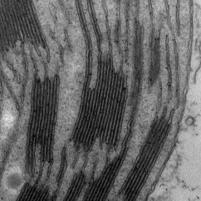
#> input picture datasets/chloroplast/test/attention/27_hs8-1-_png.rf.de17b41c134d58cc21e6eaf42ec10b51.jpg1angle=0.jpg, 201 x 201 px
$ python draw_middle.py ../datasets/chloroplast/test/attention ../datasets/chloroplast/test/attention/27_hs8-1-_png.rf.de17b41c134d58cc21e6eaf42ec10b51.jpg1angle=0.jpg
#> lines starting #> are read from the running program, lines starting #| are printed output that depends on the picture; after the words box and inside, x2 and y2 are one past the last pixel; in counts of white or black regions, pixels touching at a corner belong together
import os
import sys
import cv2
from tools import coordinates


def save_img_with_bbox(path_name_img, path_name_img_with_frame):
    if os.path.exists(path_name_img):

        img = cv2.imread(path_name_img)
#> img is the input picture: shape (201, 201, 3); min 0, max 237, mean 100.9
        #img = cv2.cvtColor(img, cv2.COLOR_GRAY2BGR)
        dh, dw, _ = img.shape
#> dh = 201; dw = 201

        print((dw/2-3, dh/2-3))
#| (97.5, 97.5)

        cv2.rectangle(img, (int(dw/2)-3, int(dh/2)-3), (int(dw/2)+3, int(dh/2)+3), (0, 0, 255), 2)
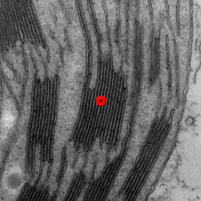
#> img: shape (201, 201, 3); 0.17% of pixels changed, all inside (x1, y1, x2, y2) = (96, 96, 105, 105)

        cv2.imwrite(path_name_img_with_frame, img)

        return 1
    else:
        return 0

def main():
    path_to_images = sys.argv[1]
    path_to_images_frames = sys.argv[2]
    dir_list = os.listdir(path_to_images)

    if not os.path.exists(path_to_images_frames):
        os.mkdir(path_to_images_frames)

    for f in dir_list:
        name = f
        save_img_with_bbox(path_to_images+"/"+name, path_to_images_frames+"/"+name)
#> pass 2 of the loop in main, `for f in dir_list:`:
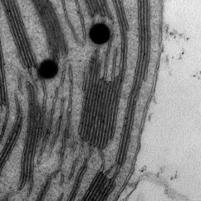
#> input picture datasets/chloroplast/test/attention/27_hs9-1-_png.rf.b6823f9fbdb2aee61a70e594f17f7833.jpg6angle=0.jpg, 201 x 201 px
#> in save_img_with_bbox, img is the input picture: shape (201, 201, 3); min 0, max 238, mean 119.5
#| (97.5, 97.5)
#> in save_img_with_bbox (call 2), `cv2.rectangle(img, (int(dw/2)-3, int(dh/2)-3), (int(dw/2)+3, int(dh/2)..`:
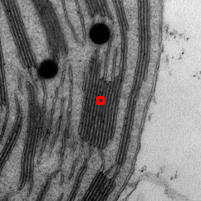
#> img: shape (201, 201, 3); 0.17% of pixels changed, all inside (x1, y1, x2, y2) = (96, 96, 105, 105)


if __name__ == "__main__":
    main()
